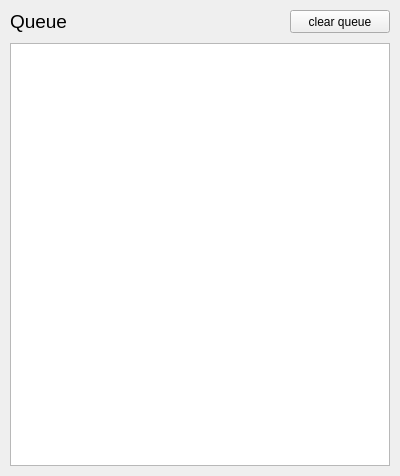
<?xml version="1.0" encoding="UTF-8"?>
<ui version="4.0">
 <class>queue</class>
 <widget class="QWidget" name="queue">
  <property name="geometry">
   <rect>
    <x>0</x>
    <y>0</y>
    <width>400</width>
    <height>476</height>
   </rect>
  </property>
  <property name="windowTitle">
   <string>queue</string>
  </property>
  <layout class="QVBoxLayout" name="verticalLayout">
   <property name="spacing">
    <number>0</number>
   </property>
   <property name="leftMargin">
    <number>0</number>
   </property>
   <property name="topMargin">
    <number>0</number>
   </property>
   <property name="rightMargin">
    <number>0</number>
   </property>
   <property name="bottomMargin">
    <number>0</number>
   </property>
   <item>
    <widget class="QWidget" name="content" native="true">
     <property name="styleSheet">
      <string notr="true"/>
     </property>
     <layout class="QVBoxLayout" name="contentLayout">
      <property name="spacing">
       <number>10</number>
      </property>
      <property name="leftMargin">
       <number>10</number>
      </property>
      <property name="topMargin">
       <number>10</number>
      </property>
      <property name="rightMargin">
       <number>10</number>
      </property>
      <property name="bottomMargin">
       <number>10</number>
      </property>
      <item>
       <layout class="QHBoxLayout" name="horizontalLayout">
        <property name="spacing">
         <number>10</number>
        </property>
        <item>
         <widget class="QLabel" name="queueTitle">
          <property name="font">
           <font>
            <pointsize>14</pointsize>
           </font>
          </property>
          <property name="text">
           <string>Queue</string>
          </property>
         </widget>
        </item>
        <item>
         <widget class="QPushButton" name="clearButton">
          <property name="sizePolicy">
           <sizepolicy hsizetype="Preferred" vsizetype="Preferred">
            <horstretch>0</horstretch>
            <verstretch>0</verstretch>
           </sizepolicy>
          </property>
          <property name="minimumSize">
           <size>
            <width>100</width>
            <height>0</height>
           </size>
          </property>
          <property name="maximumSize">
           <size>
            <width>100</width>
            <height>16777215</height>
           </size>
          </property>
          <property name="toolTip">
           <string>&lt;html&gt;&lt;head/&gt;&lt;body&gt;&lt;p&gt;empty queue&lt;/p&gt;&lt;/body&gt;&lt;/html&gt;</string>
          </property>
          <property name="styleSheet">
           <string notr="true"/>
          </property>
          <property name="text">
           <string>clear queue</string>
          </property>
         </widget>
        </item>
       </layout>
      </item>
      <item>
       <widget class="QListWidget" name="listWidget">
        <property name="verticalScrollBarPolicy">
         <enum>Qt::ScrollBarPolicy::ScrollBarAsNeeded</enum>
        </property>
        <property name="horizontalScrollBarPolicy">
         <enum>Qt::ScrollBarPolicy::ScrollBarAlwaysOff</enum>
        </property>
        <property name="spacing">
         <number>2</number>
        </property>
       </widget>
      </item>
     </layout>
    </widget>
   </item>
  </layout>
 </widget>
 <resources/>
 <connections/>
</ui>
